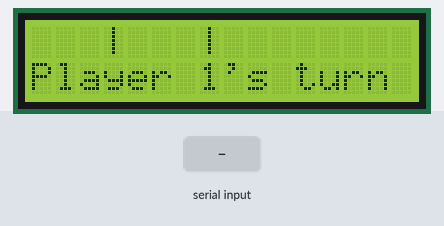
Recording of a sketch running on a simulated Arduino Uno, built with avr-gcc and run on an emulated ATmega328P. Shown: 16×2 character LCD. The test bench sets the inputs (shaded band). What the sketch prints to the serial monitor is not drawn.

Above: at 3.3 s.
3.4 s: "1" received over Serial
At 3.9 s:
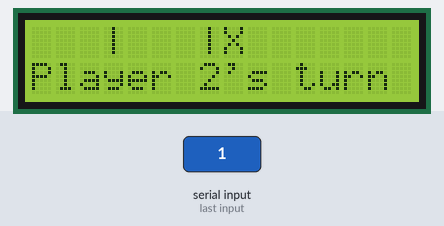
4.9 s: "2" received over Serial
At 6.2 s:
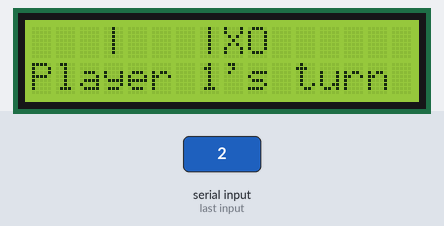
Timing chart, 0 to 7.9 s (numbered marks = the images above; inputs shaded):
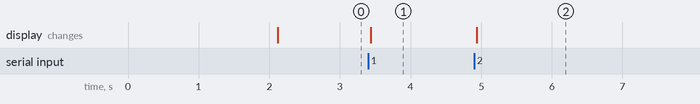

The sketch:

PROIECT_FINAL.ino
```cpp
#include <LiquidCrystal_I2C.h>

LiquidCrystal_I2C lcd(0x27, 16, 2);
char board[3][3] = {{' ', ' ', ' '}, {' ', ' ', ' '}, {' ', ' ', ' '}};
int currentPlayer = 1;

void setup()
{
  Serial.begin(9600);
  lcd.begin(16, 2);

  lcd.setCursor(0, 0);
  lcd.print("X si 0");

  delay(2000);

  lcd.clear();
  DrawBoard();

  lcd.setCursor(0, 1);
  lcd.print("Player 1's turn");

  Serial.println("X si 0");
  DisplayTurn();

}

void loop()
{
  if (Serial.available() > 0)
  {
    char input = Serial.read();
    if (input >= '1' && input <= '9')
    {
      int position = input - '1';
      int row = 2 - position / 3;
      int col = position % 3;

      if (board[row][col] == ' ')
      {
        board[row][col] = (currentPlayer == 1) ? 'X' : 'O';
        DrawBoard();

        if (CheckWinner())
        {
          lcd.setCursor(0, 1);
          lcd.print("Player ");
          lcd.print(currentPlayer);
          lcd.print(" wins!");

          Serial.print("Player ");
          Serial.print(currentPlayer);
          Serial.println(" wins!");

          delay(2000);
          ResetGame();
        }
        else if (IsBoardFull())
        {
          lcd.setCursor(0, 1);
          lcd.print("It's a draw!");

          Serial.println("It's a draw!");

          delay(2000);
          ResetGame();
        }
        else
        {
          currentPlayer = 3 - currentPlayer; // Schimbă jucătorul (1 devine 2, 2 devine 1)
          DisplayTurn();
        }
      }
    }
  }
}

void DrawBoard()
{
  lcd.clear();

  for (int row = 0; row < 3; ++row)
  {
    if(row==0){
      lcd.setCursor(0, 0);
    for (int col = 0; col < 3; ++col)
    {
      lcd.write(board[0][col]);
      Serial.print(board[0][col]); // Afișare pe Serial Monitor
      if (col < 2)
      {
        lcd.print("");
        Serial.print(" | ");
      }
    }
    Serial.println();
    }

    lcd.print("|");

    if(row==1){
      lcd.setCursor(4,0);
    for (int col = 0; col < 3; ++col)
    {
      lcd.write(board[1][col]);
      Serial.print(board[1][col]); // Afișare pe Serial Monitor
      if (col < 2)
      {
        lcd.print("");
        Serial.print(" | ");
      }
    }
    Serial.println();
    }

    lcd.print("|");

    if(row==2){
      lcd.setCursor(8,0);
    for (int col = 0; col < 3; ++col)
    {
      lcd.write(board[2][col]);
      Serial.print(board[2][col]); // Afișare pe Serial Monitor
      if (col < 2)
      {
        lcd.print("");
        Serial.print(" | ");
      }
    }
    Serial.println();
    }
  }
}


void DisplayTurn()
{
  lcd.setCursor(0, 1);
  lcd.print("Player ");
  lcd.print(currentPlayer);
  lcd.print("'s turn");

  Serial.print("Player ");
  Serial.print(currentPlayer);
  Serial.println("'s turn");
}

bool CheckWinner()
{
  // verifica liniile
  for (int i = 0; i < 3; ++i)
  {
    if (board[i][0] == board[i][1] && board[i][1] == board[i][2] && board[i][0] != ' ')
      return true;
  }

  // verifica pe coloane
  for (int i = 0; i < 3; ++i)
  {
    if (board[0][i] == board[1][i] && board[1][i] == board[2][i] && board[0][i] != ' ')
      return true;
  }

  // verifica pe diagonale
  if (board[0][0] == board[1][1] && board[1][1] == board[2][2] && board[0][0] != ' ')
    return true;

  if (board[0][2] == board[1][1] && board[1][1] == board[2][0] && board[0][2] != ' ')
 {
    lcd.setCursor(0, 1);
    lcd.print("Player ");
    lcd.print(currentPlayer);
    lcd.print(" wins!");

    Serial.print("Player ");
    Serial.print(currentPlayer);
    Serial.println(" wins!");

    delay(2000);
    ResetGame();
    return true;
  }

  return false;
}

bool IsBoardFull() //verifica daca jocul s-a terminat
{
  for (int i = 0; i < 3; ++i)
  {
    for (int j = 0; j < 3; ++j)
    {
      if (board[i][j] == ' ')
        return false;
    }
  }
  return true;
}

void ResetGame() // resetam jocul
{
  for (int i = 0; i < 3; ++i)
  {
    for (int j = 0; j < 3; ++j)
    {
      board[i][j] = ' ';
    }
  }
  currentPlayer = 1;
  lcd.clear();
  DrawBoard();
  DisplayTurn();
}
```

Measured:
- after the input at 3.4 s, the display: changes at once (image 1)
- after the input at 4.9 s, the display: changes at once (image 2)
